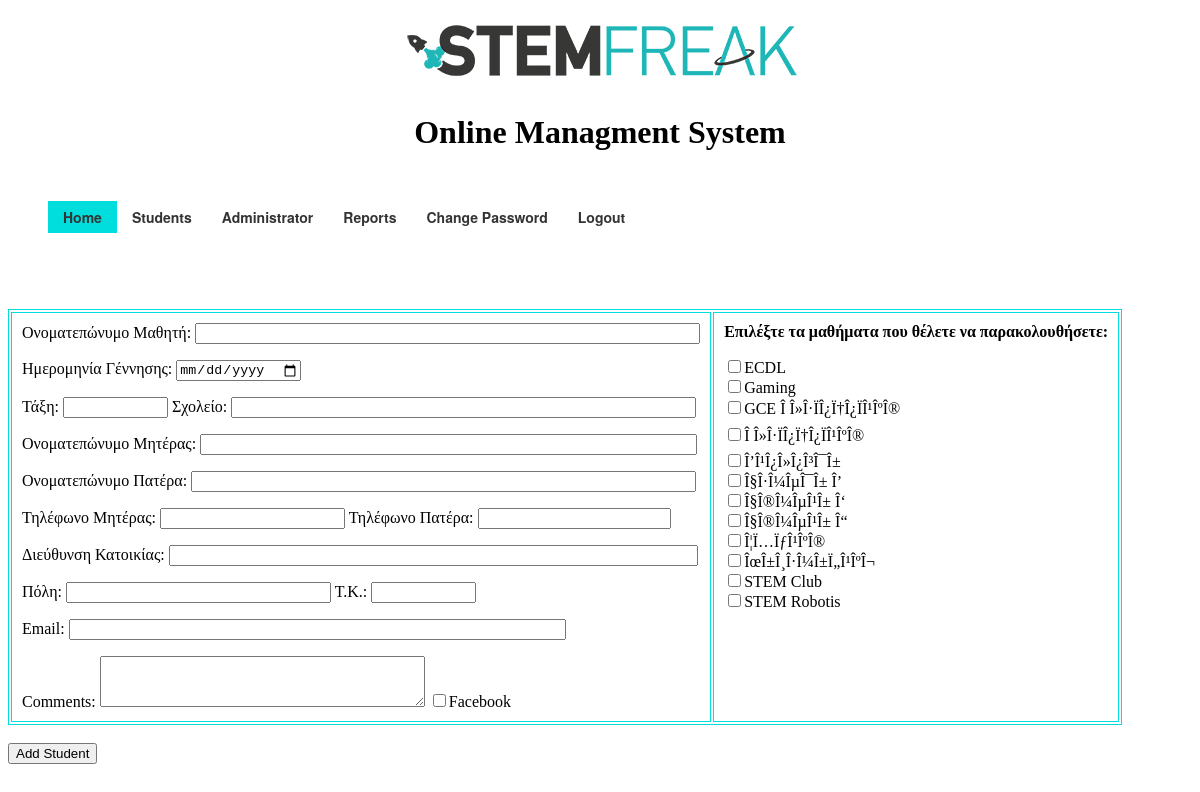
Screenshot of /new_student.php (signed in) with the database file from the repository.
### tables this page shows
CREATE TABLE `lessons` (
  `lesson` varchar(30) NOT NULL
);

### new_student.php (the view, shortened to what this page needs)
<!doctype html>
<html>
<head>
</head>
<body>
<?php
		if($_SESSION["loggedin"]!=1){
			echo "Πρέπει να συνδεθείτε";
			include ("login.php");
		}
		else{
			include ("logo.php");
			include ("dbconnection.php");
				if($_SESSION["access"]==3)
					include ("menu.php"); ?>
             <br>
              <br>
              <br>
              <br>
              <br>
              <br>
             <form action="addstudent.php" method="post">
            <table border="1px" cellpadding="10" bordercolor=#0dd ><tr><td >
            <label>Ονοματεπώνυμο Μαθητή: </label><input size=60 name="onoma" type="text">
            <label>Ημερομηνία Γέννησης: </label> <input type="date" name="dob">
            <label>Τάξη: </label><input size=10 name="taksi" type="text">
			<label>Σχολείο: </label><input size=55 name="sxoleio" type="text">
            <label>Ονοματεπώνυμο Μητέρας: </label><input size=59 name="onomaM" type="text">
            <label>Ονοματεπώνυμο Πατέρα: </label><input size=60 name="onomaP" type="text"><p></p>
            <label>Τηλέφωνο Μητέρας: </label><input size=20 name="telM" type="text">
			<label>Τηλέφωνο Πατέρα: </label><input size=21 name="telP" type="text">
            <label>Διεύθυνση Κατοικίας: </label><input size=63 name="address" type="text">
            <label>Πόλη: </label><input size=30 name="city" type="text">
            <label>Τ.Κ.: </label><input size=10 name="tk" type="text">
            <label>Email: </label><input size=59 name="email" type="text">
            <label>Comments: </label><textarea name="comments" cols="38" rows="3"></textarea> <input name="facebook" type="checkbox">Facebook
            </td>
            <td  valign="top">
            <label><b>Επιλέξτε τα μαθήματα που θέλετε να παρακολουθήσετε:</b> </label><p></p>
            <?php
			$sql="Select * from lessons ";
			$result = mysqli_query($myDB, $sql);
			while($row = mysqli_fetch_array($result)){
				echo "<input name='chk[]' type='checkbox' value='".$row['lesson']."' >".$row['lesson']." <br> ";
			}
			?>
            </td>
            </tr>
           </table>
         <br>
            <input name="submit" type="submit" value="Add Student">
</form>
	<?php	}
					?>
</body>
</html>

### logo.php
<table width="100%">
<tr>
  <td align="center"><img src="logo.png" ></td> </tr><tr><td align="center"><h1> Online Managment System</h1> </td>
  </tr>
</table>

### dbconnection.php (shortened to what this page needs)
<!doctype html>
<html>
<head>
</head>
<body>
</body>
</html>

### menu.php (shortened to what this page needs)
<!doctype html>
<html>
<head>
</head>
<body>
<nav id="primary_nav_wrap">
<ul>
  <li class="current-menu-item"><a href="index1.php">Home</a></li>
  <li><a href="#">Students</a>
   <li><a href="#">Administrator</a>
   <li><a href="#">Reports</a>
  <li><a href="changepassword.php">Change Password</a></li>
  <li><a href="logout.php">Logout</a></li>
</ul>
</nav>
</body>
</html>

### menu.php (style rules this page uses)
#primary_nav_wrap { margin-top:25px }
#primary_nav_wrap ul { list-style:none; position:relative; float:left; margin:0; padding:0 border:solid; }
#primary_nav_wrap ul a { display:block; color:#333; text-decoration:none; font-weight:700; font-size:14px; line-height:32px; padding:0 15px; font-family:"HelveticaNeue","Helvetica Neue",Helvetica,Arial,sans-serif }
#primary_nav_wrap ul li { position:relative; float:left; margin:0; padding:0 }
#primary_nav_wrap ul li.current-menu-item { background:#0dd }

### rows the page displays
lessons: lesson "ECDL"
lessons: lesson "Gaming"
lessons: lesson "GCE Î Î»Î·ÏÎ¿Ï†Î¿ÏÎ¹ÎºÎ®"
lessons: lesson "Î Î»Î·ÏÎ¿Ï†Î¿ÏÎ¹ÎºÎ®"
lessons: lesson "Î’Î¹Î¿Î»Î¿Î³Î¯Î±"
lessons: lesson "Î§Î·Î¼ÎµÎ¯Î± Î’"
lessons: lesson "Î§Î®Î¼ÎµÎ¹Î± Î‘"
lessons: lesson "Î§Î®Î¼ÎµÎ¹Î± Î“"
lessons: lesson "Î¦Ï…ÏƒÎ¹ÎºÎ®"
lessons: lesson "ÎœÎ±Î¸Î·Î¼Î±Ï„Î¹ÎºÎ¬"
lessons: lesson "STEM Club"
lessons: lesson "STEM Robotis"
